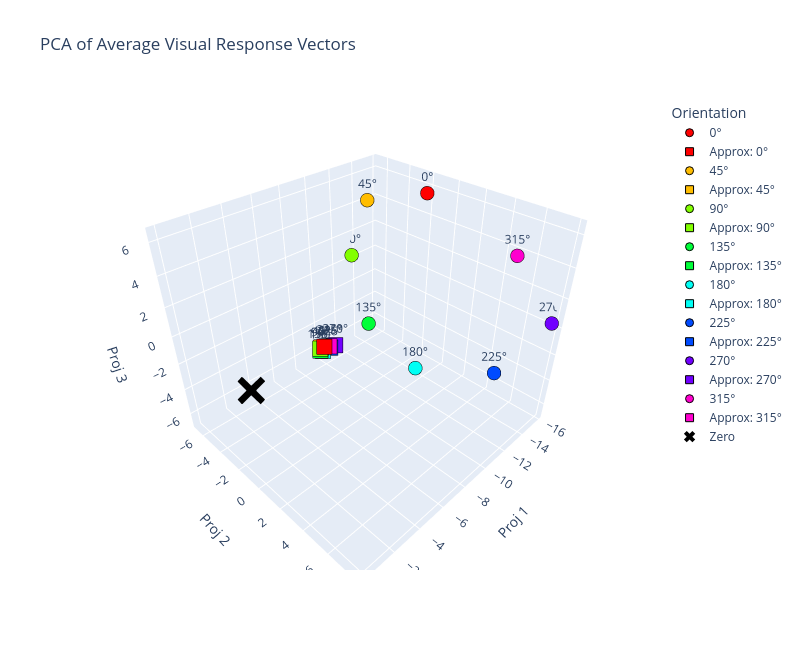

This figure's notebook cell:
### Code cell
import plotly.graph_objects as go

# make this a function that I can call at other places

proj, _ = np.linalg.qr(np.array([avg_vectors.mean(0), pca.components_[0], pca.components_[1]]).T)
avg_proj = avg_vectors.dot(proj)

def rgba_from_mpl(c, alpha=1.0):
    """Convert a matplotlib color tuple (r,g,b,a) to a plotly rgba string."""
    r, g, b, _ = c
    return f"rgba({int(r*255)},{int(g*255)},{int(b*255)},{alpha})"

traces = []
for i, angle in enumerate(orientations_deg):
    color = rgba_from_mpl(ori_colors[angle])
    traces.append(go.Scatter3d(
        x=[avg_proj[i, 0]], y=[avg_proj[i, 1]], z=[avg_proj[i, 2]],
        mode="markers+text",
        marker=dict(size=8, color=color, line=dict(color="black", width=1)),
        text=[f"{angle}°"],
        textposition="top center",
        name=f"{angle}°",
    ))


    traces.append(go.Scatter3d(
        x=[approx_proj[i, 0]], y=[approx_proj[i, 1]], z=[approx_proj[i, 2]],
        mode="markers+text",
        marker=dict(size=8, color=color, symbol="square", line=dict(color="black", width=1)),
        text=[f"{angle}°"],
        textposition="top center",
        name=f"Approx: {angle}°",
    ))

# Origin marker
traces.append(go.Scatter3d(
    x=[0], y=[0], z=[0],
    mode="markers",
    marker=dict(size=10, color="black", symbol="x"),
    name="Zero",
))

fig = go.Figure(data=traces)
fig.update_layout(
    title="PCA of Average Visual Response Vectors",
    scene=dict(
        xaxis_title="Proj 1",
        yaxis_title="Proj 2",
        zaxis_title="Proj 3",
    ),
    legend=dict(title="Orientation"),
    width=800, height=650,
)
fig.show()

### Figure 1 — Plotly figure (JSON) as saved in the notebook; plotly's stock layout.template omitted (floating-point values rounded to 4 significant figures)
{"data": [{"marker": {"color": "rgba(255,0,0,1.0)", "line": {"color": "black", "width": 1}, "size": 8}, "mode": "markers+text", "name": "0°", "text": ["0°"], "textposition": "top center", "type": "scatter3d", "x": [-14.11], "y": [-0.7096], "z": [6.404]}, {"marker": {"color": "rgba(255,0,0,1.0)", "line": {"color": "black", "width": 1}, "size": 8, "symbol": "square"}, "mode": "markers+text", "name": "Approx: 0°", "text": ["0°"], "textposition": "top center", "type": "scatter3d", "x": [-4.977], "y": [-0.0273], "z": [0.1592]}, {"marker": {"color": "rgba(255,189,0,1.0)", "line": {"color": "black", "width": 1}, "size": 8}, "mode": "markers+text", "name": "45°", "text": ["45°"], "textposition": "top center", "type": "scatter3d", "x": [-13.53], "y": [-5.209], "z": [4.851]}, {"marker": {"color": "rgba(255,189,0,1.0)", "line": {"color": "black", "width": 1}, "size": 8, "symbol": "square"}, "mode": "markers+text", "name": "Approx: 45°", "text": ["45°"], "textposition": "top center", "type": "scatter3d", "x": [-4.851], "y": [-0.1604], "z": [0.1085]}, {"marker": {"color": "rgba(131,255,0,1.0)", "line": {"color": "black", "width": 1}, "size": 8}, "mode": "markers+text", "name": "90°", "text": ["90°"], "textposition": "top center", "type": "scatter3d", "x": [-13.39], "y": [-6.659], "z": [0.3821]}, {"marker": {"color": "rgba(131,255,0,1.0)", "line": {"color": "black", "width": 1}, "size": 8, "symbol": "square"}, "mode": "markers+text", "name": "Approx: 90°", "text": ["90°"], "textposition": "top center", "type": "scatter3d", "x": [-4.786], "y": [-0.167], "z": [0.05289]}, {"marker": {"color": "rgba(0,255,57,1.0)", "line": {"color": "black", "width": 1}, "size": 8}, "mode": "markers+text", "name": "135°", "text": ["135°"], "textposition": "top center", "type": "scatter3d", "x": [-13.64], "y": [-5.205], "z": [-4.904]}, {"marker": {"color": "rgba(0,255,57,1.0)", "line": {"color": "black", "width": 1}, "size": 8, "symbol": "square"}, "mode": "markers+text", "name": "Approx: 135°", "text": ["135°"], "textposition": "top center", "type": "scatter3d", "x": [-4.762], "y": [-0.128], "z": [-0.03784]}, {"marker": {"color": "rgba(0,255,245,1.0)", "line": {"color": "black", "width": 1}, "size": 8}, "mode": "markers+text", "name": "180°", "text": ["180°"], "textposition": "top center", "type": "scatter3d", "x": [-13.91], "y": [-0.6585], "z": [-6.771]}, {"marker": {"color": "rgba(0,255,245,1.0)", "line": {"color": "black", "width": 1}, "size": 8, "symbol": "square"}, "mode": "markers+text", "name": "Approx: 180°", "text": ["180°"], "textposition": "top center", "type": "scatter3d", "x": [-4.876], "y": [-0.04654], "z": [-0.08979]}, {"marker": {"color": "rgba(0,75,255,1.0)", "line": {"color": "black", "width": 1}, "size": 8}, "mode": "markers+text", "name": "225°", "text": ["225°"], "textposition": "top center", "type": "scatter3d", "x": [-14.93], "y": [5.148], "z": [-4.484]}, {"marker": {"color": "rgba(0,75,255,1.0)", "line": {"color": "black", "width": 1}, "size": 8, "symbol": "square"}, "mode": "markers+text", "name": "Approx: 225°", "text": ["225°"], "textposition": "top center", "type": "scatter3d", "x": [-5.297], "y": [0.097], "z": [-0.003269]}, {"marker": {"color": "rgba(113,0,255,1.0)", "line": {"color": "black", "width": 1}, "size": 8}, "mode": "markers+text", "name": "270°", "text": ["270°"], "textposition": "top center", "type": "scatter3d", "x": [-15.76], "y": [7.893], "z": [0.356]}, {"marker": {"color": "rgba(113,0,255,1.0)", "line": {"color": "black", "width": 1}, "size": 8, "symbol": "square"}, "mode": "markers+text", "name": "Approx: 270°", "text": ["270°"], "textposition": "top center", "type": "scatter3d", "x": [-5.613], "y": [0.1671], "z": [0.04757]}, {"marker": {"color": "rgba(255,0,207,1.0)", "line": {"color": "black", "width": 1}, "size": 8}, "mode": "markers+text", "name": "315°", "text": ["315°"], "textposition": "top center", "type": "scatter3d", "x": [-14.94], "y": [5.401], "z": [4.167]}, {"marker": {"color": "rgba(255,0,207,1.0)", "line": {"color": "black", "width": 1}, "size": 8, "symbol": "square"}, "mode": "markers+text", "name": "Approx: 315°", "text": ["315°"], "textposition": "top center", "type": "scatter3d", "x": [-5.234], "y": [0.09661], "z": [0.1279]}, {"marker": {"color": "black", "size": 10, "symbol": "x"}, "mode": "markers", "name": "Zero", "type": "scatter3d", "x": [0], "y": [0], "z": [0]}], "layout": {"height": 650, "legend": {"title": {"text": "Orientation"}}, "scene": {"xaxis": {"title": {"text": "Proj 1"}}, "yaxis": {"title": {"text": "Proj 2"}}, "zaxis": {"title": {"text": "Proj 3"}}}, "title": {"text": "PCA of Average Visual Response Vectors"}, "width": 800}}
